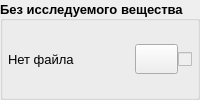
                    <widget class="QGroupBox" name="groupBox_no_gas">
                     <property name="minimumSize">
                      <size>
                       <width>0</width>
                       <height>50</height>
                      </size>
                     </property>
                     <property name="maximumSize">
                      <size>
                       <width>16777215</width>
                       <height>16777215</height>
                      </size>
                     </property>
                     <property name="sizeIncrement">
                      <size>
                       <width>0</width>
                       <height>0</height>
                      </size>
                     </property>
                     <property name="baseSize">
                      <size>
                       <width>0</width>
                       <height>0</height>
                      </size>
                     </property>
                     <property name="font">
                      <font>
                       <pointsize>10</pointsize>
                       <weight>75</weight>
                       <bold>true</bold>
                      </font>
                     </property>
                     <property name="cursor">
                      <cursorShape>ArrowCursor</cursorShape>
                     </property>
                     <property name="mouseTracking">
                      <bool>false</bool>
                     </property>
                     <property name="tabletTracking">
                      <bool>false</bool>
                     </property>
                     <property name="styleSheet">
                      <string notr="true"/>
                     </property>
                     <property name="title">
                      <string>Без исследуемого вещества</string>
                     </property>
                     <property name="alignment">
                      <set>Qt::AlignLeading|Qt::AlignLeft|Qt::AlignVCenter</set>
                     </property>
                     <property name="flat">
                      <bool>true</bool>
                     </property>
                     <property name="checkable">
                      <bool>false</bool>
                     </property>
                     <layout class="QHBoxLayout" name="layout_no_gas">
                      <property name="spacing">
                       <number>0</number>
                      </property>
                      <property name="leftMargin">
                       <number>5</number>
                      </property>
                      <property name="topMargin">
                       <number>5</number>
                      </property>
                      <property name="rightMargin">
                       <number>5</number>
                      </property>
                      <property name="bottomMargin">
                       <number>5</number>
                      </property>
                      <item>
                       <widget class="QLabel" name="label_text_file_name_no_gas">
                        <property name="minimumSize">
                         <size>
                          <width>0</width>
                          <height>30</height>
                         </size>
                        </property>
                        <property name="maximumSize">
                         <size>
                          <width>16777215</width>
                          <height>30</height>
                         </size>
                        </property>
                        <property name="font">
                         <font>
                          <pointsize>10</pointsize>
                          <weight>50</weight>
                          <bold>false</bold>
                         </font>
                        </property>
                        <property name="styleSheet">
                         <string notr="true"/>
                        </property>
                        <property name="text">
                         <string>Нет файла</string>
                        </property>
                        <property name="textFormat">
                         <enum>Qt::AutoText</enum>
                        </property>
                        <property name="scaledContents">
                         <bool>false</bool>
                        </property>
                       </widget>
                      </item>
                      <item>
                       <widget class="QPushButton" name="pushButton_reading_file_no_gas">
                        <property name="sizePolicy">
                         <sizepolicy hsizetype="Fixed" vsizetype="Fixed">
                          <horstretch>0</horstretch>
                          <verstretch>0</verstretch>
                         </sizepolicy>
                        </property>
                        <property name="minimumSize">
                         <size>
                          <width>30</width>
                          <height>30</height>
                         </size>
                        </property>
                        <property name="maximumSize">
                         <size>
                          <width>16777215</width>
                          <height>30</height>
                         </size>
                        </property>
                        <property name="cursor">
                         <cursorShape>PointingHandCursor</cursorShape>
                        </property>
                        <property name="whatsThis">
                         <string/>
                        </property>
                        <property name="accessibleName">
                         <string/>
                        </property>
                        <property name="accessibleDescription">
                         <string/>
                        </property>
                        <property name="styleSheet">
                         <string notr="true">QPushButton:hover {
	border: none;												/* без границ */
}</string>
                        </property>
                        <property name="text">
                         <string/>
                        </property>
                        <property name="icon">
                         <iconset resource="res.qrc">
                          <normaloff>:/shared/resource/file_download_white_24dp.svg</normaloff>:/shared/resource/file_download_white_24dp.svg</iconset>
                        </property>
                        <property name="iconSize">
                         <size>
                          <width>25</width>
                          <height>25</height>
                         </size>
                        </property>
                       </widget>
                      </item>
                      <item>
                       <widget class="QCheckBox" name="checkBox_download_no_gas">
                        <property name="enabled">
                         <bool>false</bool>
                        </property>
                        <property name="sizePolicy">
                         <sizepolicy hsizetype="Fixed" vsizetype="Fixed">
                          <horstretch>0</horstretch>
                          <verstretch>0</verstretch>
                         </sizepolicy>
                        </property>
                        <property name="minimumSize">
                         <size>
                          <width>0</width>
                          <height>30</height>
                         </size>
                        </property>
                        <property name="maximumSize">
                         <size>
                          <width>16777215</width>
                          <height>30</height>
                         </size>
                        </property>
                        <property name="whatsThis">
                         <string/>
                        </property>
                        <property name="accessibleName">
                         <string/>
                        </property>
                        <property name="accessibleDescription">
                         <string/>
                        </property>
                        <property name="styleSheet">
                         <string notr="true"/>
                        </property>
                        <property name="text">
                         <string/>
                        </property>
                        <property name="checked">
                         <bool>false</bool>
                        </property>
                        <property name="tristate">
                         <bool>false</bool>
                        </property>
                       </widget>
                      </item>
                     </layout>
                    </widget>
